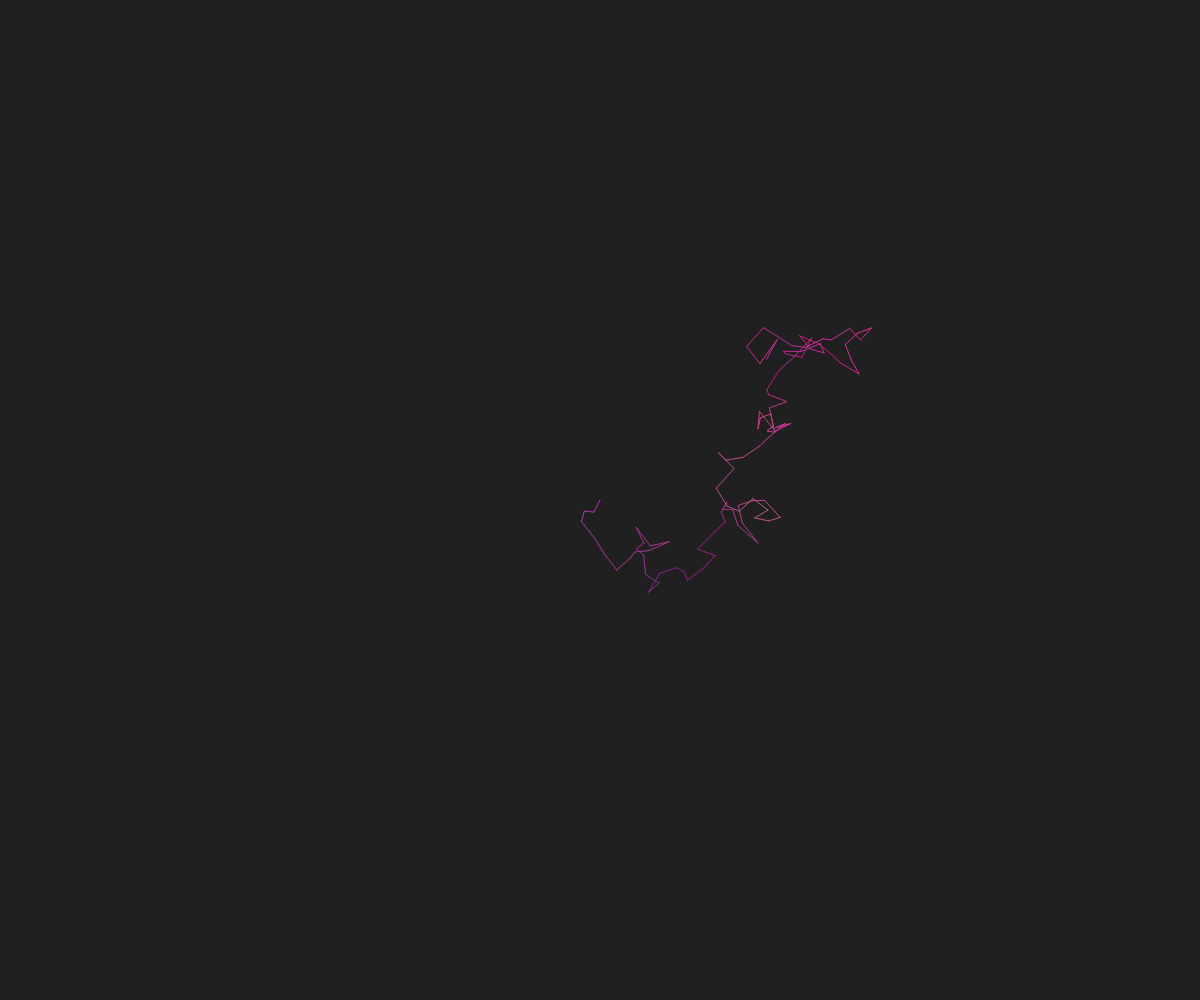
Frame 1 (no input)
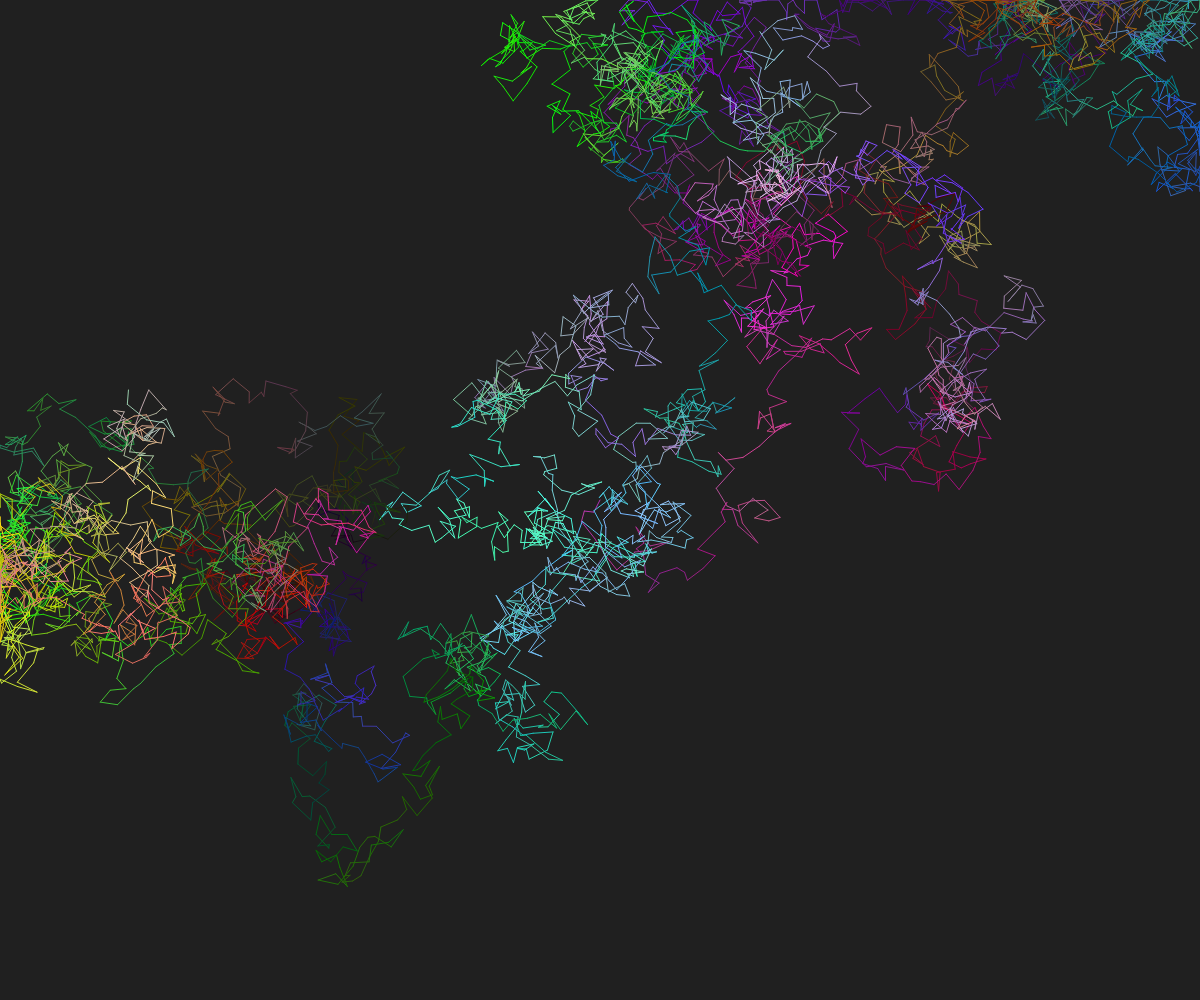
Frame 60 (no input)
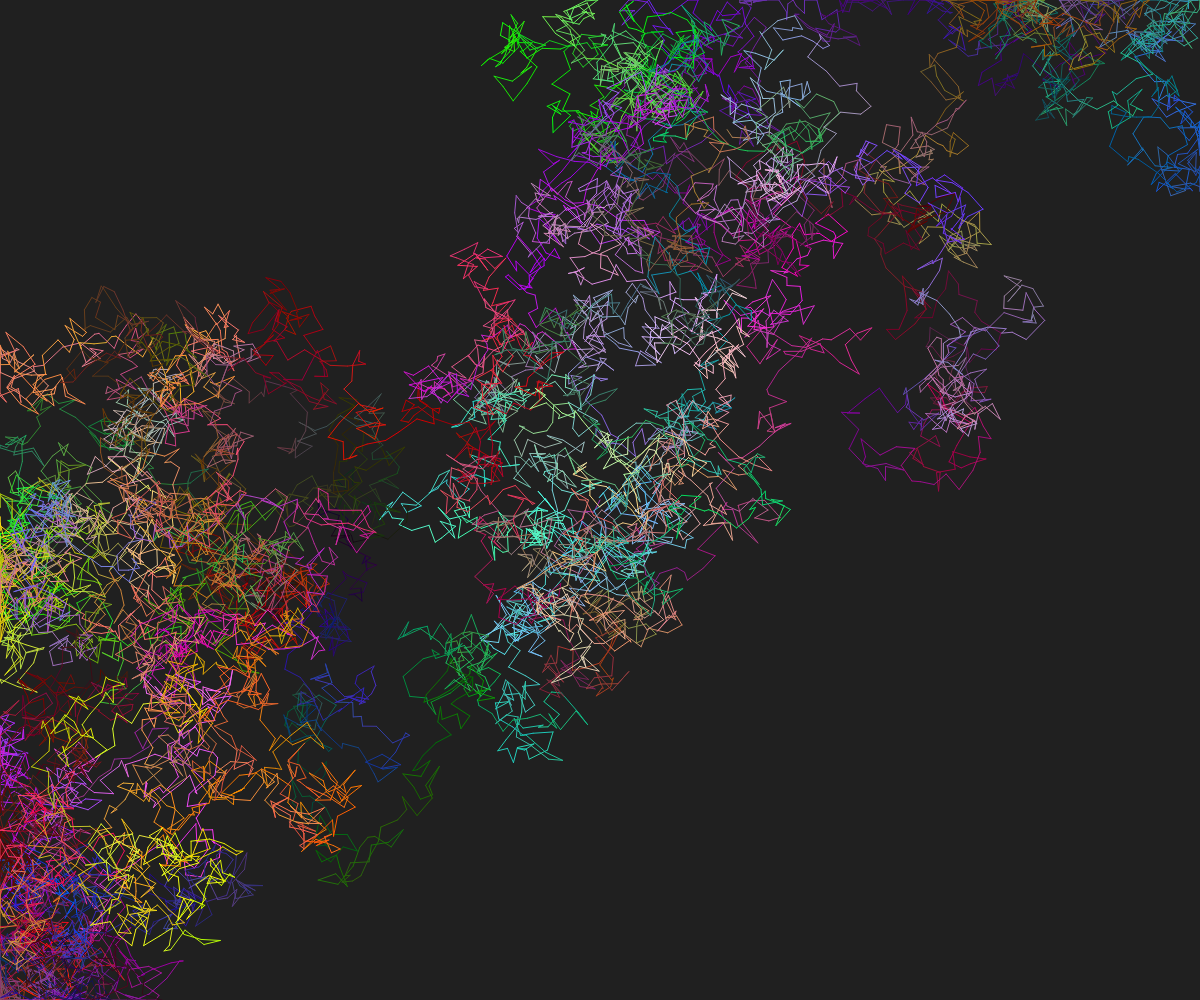
Frame 120 (the mouse pressed at the canvas centre since frame 60)

The p5.js sketch that drew these frames (run headless with seeded random() and noise() and a simulated clock; from frame 60 on, the mouse is pressed at the canvas centre):

// p5.js sketch
// ── sketch.js
// https://editor.p5js.org/jht9629-nyu/sketches/nUcojQexI
// Random Walker remix

let my = {};
// let x;
// let y;

// let r;
// let g;
// let b;

function setup() {
  createCanvas(windowWidth, windowHeight);
  my.x = width / 2;
  my.y = height / 2;
  
  my.r = random(255);
  my.g = random(255);
  my.b = random(255);

  background(32);
}

function draw(){
  for(let i = 0; i < 100; i++){
    draw2();
  }
}

function draw2() {
  
  let nextX = my.x + random(-20, 20);
  let nextY = my.y + random(-20, 20);
  nextX = constrain(nextX, 0, width);
  nextY = constrain(nextY, 0, height);
  
  my.r += random(-10, 10);
  my.g += random(-10, 10);
  my.b += random(-10, 10);
  my.r = constrain(my.r, 0, 255);
  my.g = constrain(my.g, 0, 255);
  my.b = constrain(my.b, 0, 255);

  stroke(my.r, my.g, my.b);
  line(my.x, my.y, nextX, nextY);
  
  my.x = nextX;
  my.y = nextY;
}

// https://editor.p5js.org/KevinWorkman/sketches/2eAaIBlau
// Random Walker in Ten Minutes
